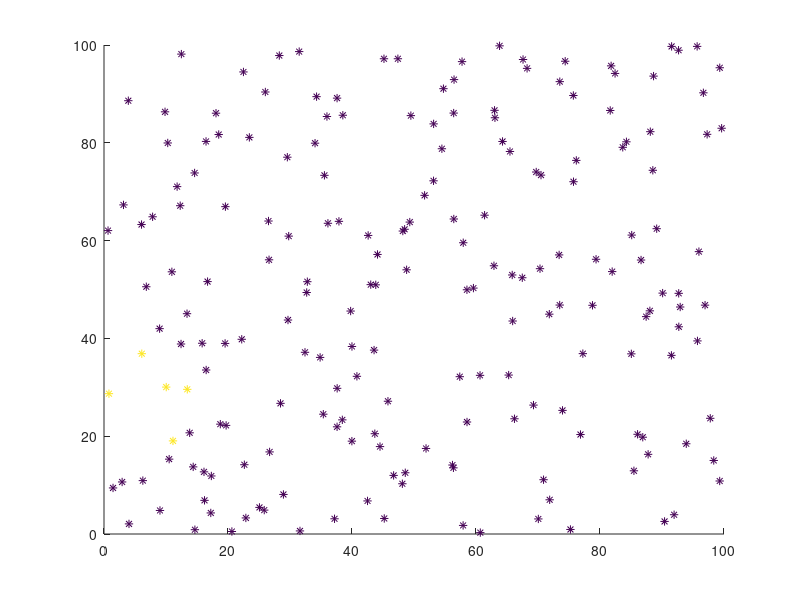
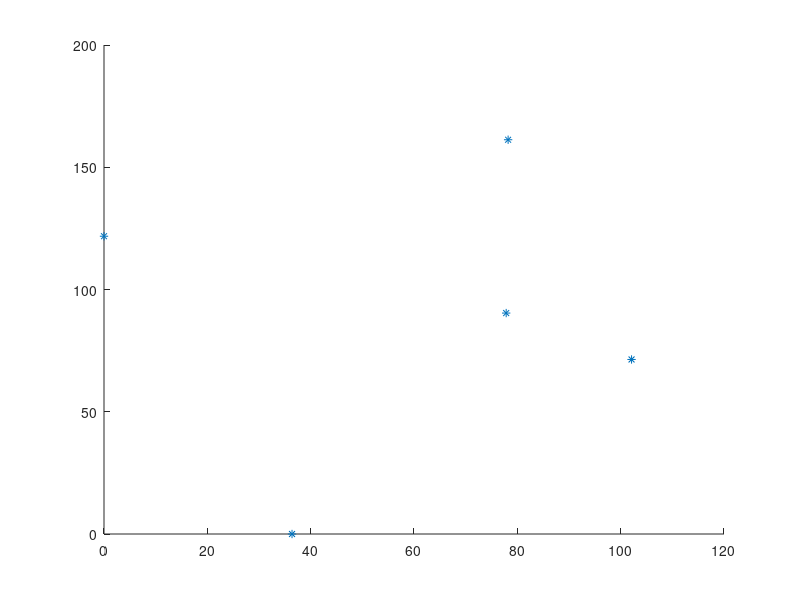

MATLAB code to generate these figures, in order:
% toy problem of image registration in R^2

% separate this into two things ...
% you can either extract a subset closest together (good for testing)
% or get *any* random subset. just throw a flag and do subfunctions ya




N = 200; % total number of points in set
n_extracted = 5; % the number of points to extract 

scale_by = 10*rand() % get a random scaling value

i = 1; % this is just for indexing figures, ignore

% N random pairs of doubles between 0 and 100
A = rand(2,N)*100;
% scatter(A(:,1),A(:,2),'filled')
% arbitrarily choose one pair
xo = A(:,randi(size(A,1)));

% sort A by euclidean distance to this point
ed = bsxfun(@minus, A, xo);
ed = ed.*ed;
ed = sum(ed,1);
[~, ind] = sort(ed);

dA = A(:,ind); % this is A with rows sorted by distance from xo

% this defines how to color the points.
% make the extracted ones a different color
c = zeros(size(dA,2),1);
c(1:n_extracted) = 1;
figure(i); scatter(dA(1,:),dA(2,:), [], c, 'Marker', '*'); i=i+1;

% okay, so we extract these points. This is now "X" exactly, or what we
% will hope to recover again.
X_ex = dA(:,1:n_extracted);
%figure(i); scatter(X_ex(:,1),X_ex(:,2),'Marker', '*'); i=i+1;

% now rotate these by some random amount
theta = 2*pi*rand();
R = [cos(theta) -sin(theta) ; sin(theta) cos(theta)];

% rotate each row according to R
X = R*X_ex;
% now translate it down to the origin and scale
X = scale_by*bsxfun(@minus, X, min(X,[],2));
figure(i); scatter(X(1,:),X(2,:),'Marker', '*'); i=i+1;
